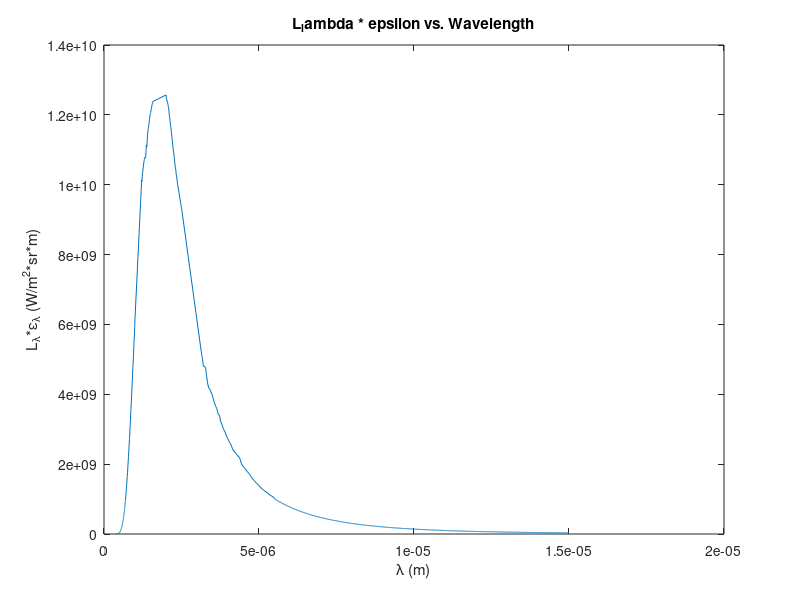

This figure's MATLAB source:
clear all
clc

% Constants for planks equation
T = 1677; %K
c1 = 3.74177E-16;
c2 = 1.4388E-2;
Area_bot = 2.051017582;

% Calculate f1, Fno, Rlens
Rdet = .0001; %m
Rspot = .3; %m
m = -Rdet/Rspot
z_ml_red = -1.98333333;
z_ld_red = m * z_ml_red;

f1=((1/z_ld_red)-(1/z_ml_red))^-1;

Fno = 4;
Dlens = f1/Fno;
Rlens = Dlens/2;




%% 
y = [0.7
0.71
0.72
0.73
0.74
0.75
0.76
0.77
0.78
0.79
0.8
0.81
0.82
0.83
0.84
0.85
0.86
0.87
0.88
0.89
0.9
0.91
0.92
0.93
0.94
0.95
0.96
0.97
0.98
0.99
1
1.2
1.214
1.223
1.232
1.241
1.251
1.261
1.271
1.281
1.291
1.301
1.312
1.322
1.333
1.344
1.356
1.367
1.379
1.39
1.403
1.415
1.427
1.44
1.453
1.466
1.479
1.493
1.507
1.521
1.536
1.55
1.565
1.573
2
2.012
2.025
2.038
2.051
2.064
2.077
2.09
2.104
2.118
2.132
2.146
2.16
2.174
2.189
2.204
2.219
2.234
2.25
2.266
2.282
2.298
2.314
2.331
2.348
2.365
2.382
2.4
2.418
2.436
2.454
2.473
2.492
2.512
3.146
3.176
3.208
3.273
3.306
3.34
3.375
3.411
3.447
3.484
3.522
3.56
3.6
3.64
3.682
3.724
3.767
3.812
3.857
3.904
3.951
4
4.05
4.101
4.154
4.378
4.438
4.5
4.563
4.628
4.696
4.765
4.836
4.909
4.984
5.062
5.143
5.226
5.311
5.4
5.491];


%% 

y = y';
yopti_append = linspace(.38,.69, 500);
yliwr_append = linspace(5.5,15,1000);
y = [yopti_append y yliwr_append];
y = y.*1E-6; % Convert wavelength to m

%% 
 
e = [0.313
0.31
0.309
0.307
0.306
0.304
0.301
0.303
0.301
0.299
0.298
0.297
0.295
0.292
0.292
0.29
0.29
0.288
0.287
0.285
0.284
0.282
0.282
0.281
0.277
0.277
0.275
0.276
0.274
0.275
0.276
0.262
0.263
0.258
0.258
0.256
0.254
0.252
0.25
0.249
0.247
0.245
0.243
0.24
0.237
0.235
0.236
0.237
0.233
0.233
0.236
0.235
0.235
0.234
0.234
0.234
0.234
0.234
0.233
0.233
0.233
0.233
0.233
0.233
0.243
0.242
0.242
0.243
0.243
0.243
0.243
0.243
0.241
0.241
0.24
0.239
0.239
0.238
0.237
0.236
0.235
0.234
0.234
0.233
0.232
0.231
0.231
0.23
0.23
0.229
0.229
0.229
0.229
0.229
0.229
0.229
0.229
0.229
0.191
0.189
0.185
0.192
0.187
0.182
0.18
0.183
0.184
0.185
0.184
0.183
0.183
0.184
0.181
0.184
0.179
0.179
0.177
0.178
0.176
0.176
0.176
0.176
0.173
0.179
0.171
0.171
0.171
0.171
0.171
.168
0.167
0.166
0.166
0.164
0.164
0.164
0.164
0.164
0.164
];



%% 

e = e';
eopti_append = linspace(.32,.32,500); % Add in epsilon for .38-.7 um
eliwr_append = linspace(.16, .16, 1000);
e = [eopti_append e eliwr_append];

Ly = (c1 ./ (pi .* y.^5)  ) .* (1./ (exp(c2./(y.*T))-1)); % black body
Ly_e = Ly .* e; %gray body

% % Emissivity vs wavelength
% plot(y, e);
% title("Emissivity vs. Wavelength");
% xlabel('\lambda (m)');
% ylabel('$\varepsilon$', 'Interpreter','latex');

% % Ly vs wavelength
% plot(y, Ly);
% title("L_\lambda vs. Wavelength");
% xlabel('\lambda (m)');
% ylabel('L_\lambda (W/m^2*sr*m)');
% legend("T = 1677");

% Ly * e vs wavelength
plot(y, Ly_e);
title("L_\lambda * \epsilon vs. Wavelength");
xlabel('\lambda (m)');
ylabel('L_\lambda*\epsilon_\lambda (W/m^2*sr*m)');

% Maximum Ly part ii
Ly_max = max(Ly)
% Total radiance part iii
L_total = trapz(y, Ly_e)

% Total power part iv
Rs = .3;
Phi = L_total * pi^2 *Rs^2

yopti = y(:,1:509); % .38um --> .78um slicing for all opti wavelengths in array
eopti = e(:,1:509); % slicing for all e at opti lambda
yswir = y(:,551:598); % 1.4um --> 3um slice
eswir = e(:,551:598);
ymwir = y(:,599:902); % 3um-8um
emwir = e(:,599:902);
ylwir = y(:,903:end); %8um --> 15um
elwir = e(:,903:end);

%% 
%part f

coeff = (0.088677 * pi^2 /0.0003305^2) * Rlens^2 * Rdet^2;

Ly_opti =  (c1 ./ (pi .* yopti.^5)  ) .* (1./ (exp(c2./(yopti.*T))-1)); % black body opti spectral radiance
Ly_opti_e = Ly_opti .* eopti; % Real spectral radiance in opti spectrum
L_opti = trapz(yopti, Ly_opti_e) % total radiance of opti band
Phi_det_opti = coeff * L_opti

Ly_swir =  (c1 ./ (pi .* yswir.^5)  ) .* (1./ (exp(c2./(yswir.*T))-1)); % black body opti spectral radiance
Ly_swir_e = Ly_swir .* eswir; % Real spectral radiance in opti spectrum
L_swir = trapz(yswir, Ly_swir_e) % total radiance of opti band
Phi_det_swir = coeff * L_swir

Ly_mwir =  (c1 ./ (pi .* ymwir.^5)  ) .* (1./ (exp(c2./(ymwir.*T))-1)); % black body opti spectral radiance
Ly_mwir_e = Ly_mwir .* emwir; % Real spectral radiance in opti spectrum
L_mwir = trapz(ymwir, Ly_mwir_e) % total radiance of opti band
Phi_det_mwir = coeff * L_mwir

Ly_lwir =  (c1 ./ (pi .* ylwir.^5)  ) .* (1./ (exp(c2./(ylwir.*T))-1)); % black body opti spectral radiance
Ly_lwir_e = Ly_lwir .* elwir; % Real spectral radiance in opti spectrum
L_lwir = trapz(ylwir, Ly_lwir_e) % total radiance of opti band
Phi_det_lwir = coeff * L_lwir
%% 
spectral_lines = [385.652
395.886
413.527
421.114
437.48
];

% Find power emitted in 385_band
y_385_band = y(:,6:14); % band 
Ly_385_band = (c1 ./ (pi .* y_385_band.^5)  ) .* (1./ (exp(c2./(y_385_band.*T))-1)); % black body 385 band spectral radiance
e_385_band = e(:,6:14);
Ly_e_385_band = Ly_385_band .* e_385_band; % accounting emissivity values
L_385_band = trapz(y_385_band, Ly_e_385_band);
Phi_total_bot_385_band = L_385_band * pi * Area_bot; % Power from 385_band from whole bot
Phi_total_det_385_band = L_385_band * coeff

% Find power emitted in 395_band
y_395_band = y(:,22:30);
Ly_395_band = (c1 ./ (pi .* y_395_band.^5)  ) .* (1./ (exp(c2./(y_395_band.*T))-1)); % black body 395 band spectral radiance
e_395_band = e(:,22:30);
Ly_e_395_band = Ly_395_band .* e_395_band; % accounting for emissivity
L_395_band = trapz(y_395_band, Ly_e_395_band);
Phi_total_bot_395_band = L_395_band * pi * Area_bot;
Phi_total_det_395_band = L_395_band * coeff

% Find power emitted in 413_band
y_413_band = y(:,50:58);
Ly_413_band = (c1 ./ (pi .* y_413_band.^5)  ) .* (1./ (exp(c2./(y_413_band.*T))-1)); % black body 413 band spectral radiance
e_413_band = e(:,50:58);
Ly_e_413_band = Ly_413_band .* e_413_band;
L_413_band = trapz(y_413_band, Ly_e_413_band);
Phi_total_bot_413_band = L_413_band * pi * Area_bot;
Phi_total_det_413_band = L_413_band * coeff

% Find power emitted in 421_band
y_421_band = y(:,63:71);
Ly_421_band = (c1 ./ (pi .* y_421_band.^5)  ) .* (1./ (exp(c2./(y_421_band.*T))-1)); % black body 421 band spectral radiance
e_421_band = e(:,63:71);
Ly_e_421_band = Ly_421_band .* e_421_band;
L_421_band = trapz(y_421_band, Ly_e_421_band);
Phi_total_bot_421_band = L_421_band * pi * Area_bot;
Phi_total_det_421_band = L_421_band * coeff

% Find power emitted in 437_band
y_437_band = y(:,89:97);
Ly_437_band = (c1 ./ (pi .* y_437_band.^5)  ) .* (1./ (exp(c2./(y_437_band.*T))-1)); % black body 437 band spectral radiance
e_437_band = e(:,89:97);
Ly_e_437_band = Ly_437_band .* e_437_band;
L_437_band = trapz(y_437_band, Ly_e_437_band);
Phi_total_bot_437_band = L_437_band * pi * Area_bot;
Phi_total_det_437_band = L_437_band * coeff

Phi_det_emission_lines = [Phi_total_det_385_band Phi_total_det_395_band Phi_total_det_413_band Phi_total_det_421_band Phi_total_det_437_band]
Phi_det_emission_lines_total = Phi_total_det_385_band + Phi_total_det_395_band + Phi_total_det_413_band + Phi_total_det_421_band + Phi_total_det_437_band
%% 

